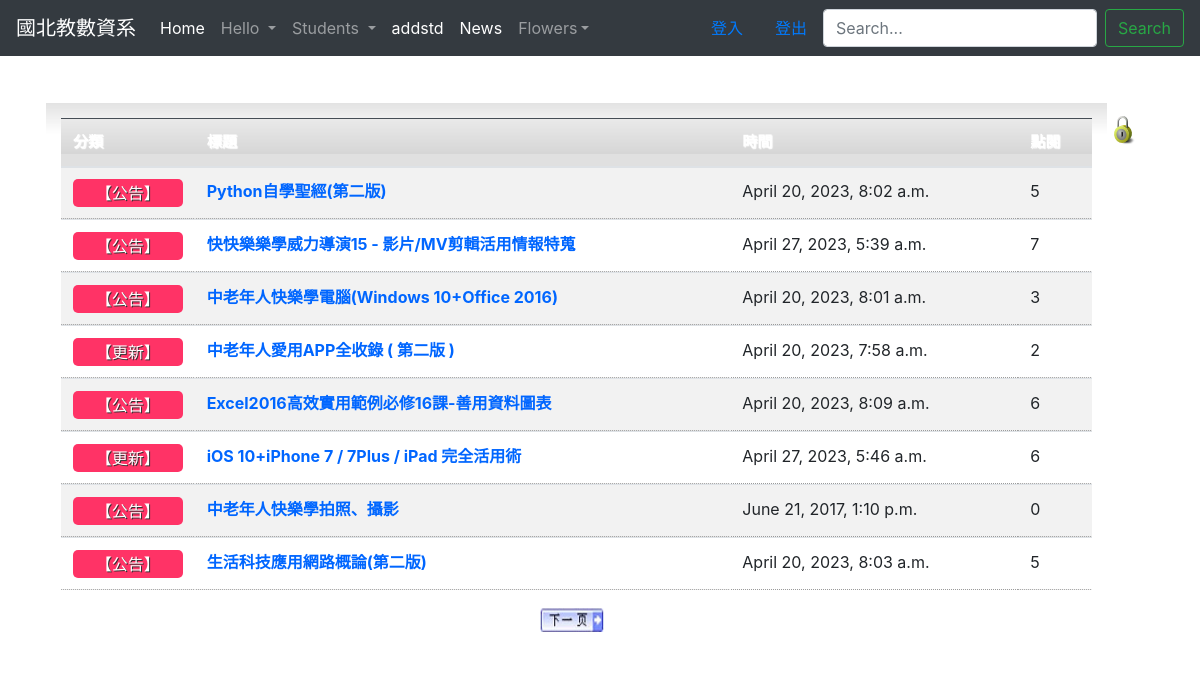
The page /newsindex/ on the database its author committed.
### newsadm/models.py (models this page shows, shortened)
class NewsUnit(models.Model):
    catego = models.CharField(max_length=10, null=False)
    nickname = models.CharField(max_length=20, null=False)
    title = models.CharField(max_length=50, null=False)
    message = models.TextField(null=False)
    pubtime = models.DateTimeField(auto_now=True)
    enabled = models.BooleanField(default=False)
    press = models.IntegerField(default=0)

### newsadm/views.py (the view)
# urls.py: path('newsindex/', nviews.index),
def index(request, pageindex=None):  #首頁
	global page1
	pagesize = 8
	newsall = models.NewsUnit.objects.all().order_by('-id')
	datasize = len(newsall)
	totpage = math.ceil(datasize / pagesize)
	if pageindex==None:
		page1 = 1
		newsunits = models.NewsUnit.objects.filter(enabled=True).order_by('-id')[:pagesize]
	elif pageindex=='1':
		start = (page1-2)*pagesize
		if start >= 0:
			newsunits = models.NewsUnit.objects.filter(enabled=True).order_by('-id')[start:(start+pagesize)]
			page1 -= 1
	elif pageindex=='2':
		start = page1*pagesize
		if start < datasize:
			newsunits = models.NewsUnit.objects.filter(enabled=True).order_by('-id')[start:(start+pagesize)]
			page1 += 1
	elif pageindex=='3':
		start = (page1-1)*pagesize
		newsunits = models.NewsUnit.objects.filter(enabled=True).order_by('-id')[start:(start+pagesize)]
	currentpage = page1
	return render(request, "newsadm/index.html", locals())

### templates/newsadm/index.html (shortened to what this page needs)
{% extends "base.html" %}
{% load static %}
{% block content %}
<br>
<br>
<br>
{% block login %}
	<div class="toplogin">
		<a href="/newslogin/" title="登入管理介面">
		<img src="{% static 'images/Lock.png' %}" alt="登入管理介面" width="32" height="32" /></a>
	</div>
{% endblock %}
	<div class="contentbox">
		<table class="table table-striped table-hover">
		<tr>
		<thead class="table-dark">
		  <th align="left">分類</th>
		  <th align="left">標題</th>
		  <th align="left">時間</th>
		  <th align="left">點閱</th>
		 </thead>
		</tr>
		{% for unit in newsunits %}
			<tr class="alt">
			<td><div class="typeblock">【{{ unit.catego }}】</div></td>
			<td><a href="/newsdetail/{{unit.id}}/">{{ unit.title }}</a></td>
			<td>{{ unit.pubtime }}</td>
			<td>{{ unit.press }}</td>
			</tr>
		{% empty %}
			<div class="status warning">
				<p><img src="{% static 'images/icon_warning.png' %}" alt="Warning" /><span>注意</span> 目前新聞資料庫中沒有任何資料！</p>
			</div>
		{% endfor %}
		</table>
		<div class="topfunction">
		{% if currentpage < totpage %}
			<a href="/newsindex/2/" title="下一頁">
			<img src="{% static 'images/nextpage.png' %}" alt="下一頁" width="64" height="24" /></a>
		{% endif %}
		</div>
	</div>
{% endblock %}

### static/css/style.css (style rules this page uses)
html, body { height: 100%; }
body { height: 100%; font-family: Arial, Helvetica, sans-serif; font-size: 13px; margin: 0; padding: 0; background:#eaeaea }
img { border: none; }
table { border-collapse: collapse; }
th,td { padding: 8px; }
tr.alt td { background : url(images/dot.gif) repeat-x bottom; }
th { background: #E0E0E0 url(images/bg_th.png) repeat-x top; text-shadow: 1px 1px 1px #fff; font-size: 15px; }
table tr td a { text-decoration: none; font-weight: bold; color: #06F; }
.topfunction { height: 30px; margin-top: 12px; margin-right: auto; margin-left: auto; text-align: center; }
.topfunction img { margin-right: 10px; }
.toplogin { height: 30px; float: right; margin-top: 12px; margin-right: 5px; text-align: right; }
.toplogin img { margin-right: 10px; }
.contentbox { overflow: auto; border: 1px solid #fff; padding: 15px; background: #fff url(images/bg_fade_med.png) repeat-x top; border-bottom-left-radius: 10px; border-bottom-right-radius: 10px; -moz-border-radius-bottomright: 10px; -moz-border-radius-bottomleft: 10px; }
.typeblock { color: #FFF; background-color: #F36; padding: 2px 5px; text-align: center; text-shadow: 1px 1px #333; border-radius: 5px; }

### rows shown on the page
NewsUnit: catego "公告", title "Python自學聖經(第二版)", pubtime "April 20, 2023, 8:02 a.m.", press "5"
NewsUnit: catego "公告", title "快快樂樂學威力導演15 - 影片/MV剪輯活用情報特蒐", pubtime "April 27, 2023, 5:39 a.m.", press "7"
NewsUnit: catego "公告", title "中老年人快樂學電腦(Windows 10+Office 2016)", pubtime "April 20, 2023, 8:01 a.m.", press "3"
NewsUnit: catego "更新", title "中老年人愛用APP全收錄 ( 第二版 )", pubtime "April 20, 2023, 7:58 a.m.", press "2"
NewsUnit: catego "公告", title "Excel2016高效實用範例必修16課-善用資料圖表", pubtime "April 20, 2023, 8:09 a.m.", press "6"
NewsUnit: catego "更新", title "iOS 10+iPhone 7 / 7Plus / iPad 完全活用術", pubtime "April 27, 2023, 5:46 a.m.", press "6"
NewsUnit: catego "公告", title "中老年人快樂學拍照、攝影", pubtime "June 21, 2017, 1:10 p.m.", press "0"
NewsUnit: catego "公告", title "生活科技應用網路概論(第二版)", pubtime "April 20, 2023, 8:03 a.m.", press "5"
